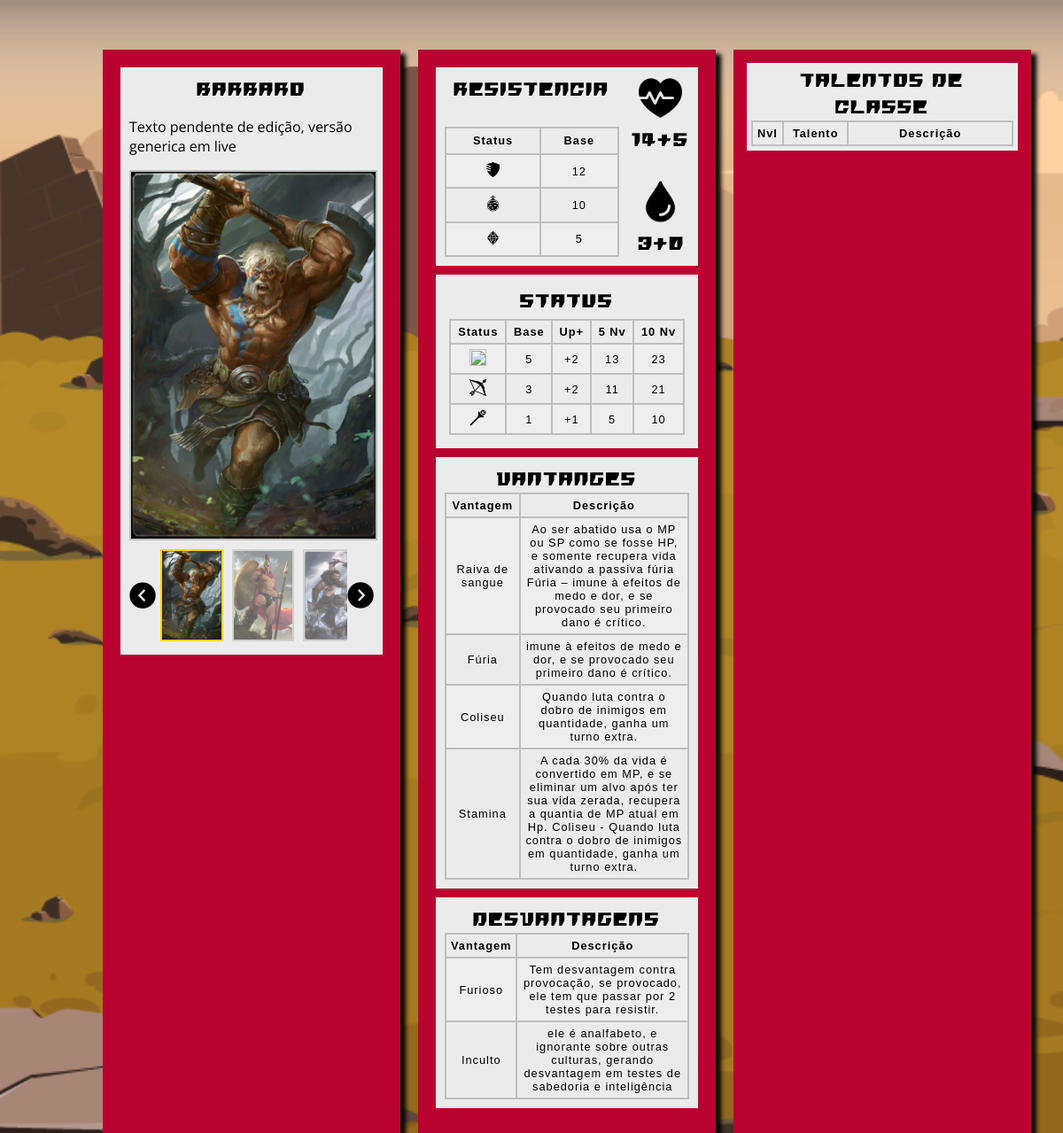
/modalclass.php?cd=4, run on the app's committed database.
### tables this page shows
CREATE TABLE `tbl_classe` (
  `cd_classe` int(11) NOT NULL,
  `nm_classe` varchar(25) NOT NULL,
  `tipo_classe` int(11) NOT NULL,
  `ds_classe` varchar(1000) NOT NULL,
  `img_classe` varchar(100) NOT NULL,
  `classe_for` int(11) NOT NULL,
  `classe_dex` int(11) NOT NULL,
  `classe_int` int(11) NOT NULL,
  `classe_life` int(11) NOT NULL,
  `classe_mana` int(11) NOT NULL,
  `classe_char` int(11) NOT NULL,
  `class_res_for` int(11) NOT NULL,
  `class_res_dex` int(11) NOT NULL,
  `class_res_int` int(11) NOT NULL,
  `cres_for` int(11) NOT NULL,
  `cres_dex` int(11) NOT NULL,
  `cres_int` int(11) NOT NULL,
  `cres_life` int(11) NOT NULL,
  `cres_mana` int(11) NOT NULL,
  `cd.classe_vantagem` int(11) NOT NULL,
  `cd.classe_desvantagem` int(11) NOT NULL,
  `cd_classe_vantagem` int(11) DEFAULT NULL,
  `cd_classe_desvantagem` int(11) DEFAULT NULL
);

CREATE TABLE `tbl_imgclasse` (
  `cd` int(11) NOT NULL,
  `cd_classe` int(11) NOT NULL,
  `img_classe` varchar(500) NOT NULL
);

### modalclass.php (the view, shortened to what this page needs)
<?php
include 'conexao.php';
$cd_classe = isset($_GET['cd']) ? $_GET['cd'] : 0;
$consultaClasse = $cn->query("SELECT * FROM tbl_classe WHERE cd_classe='$cd_classe'");
$classe = $consultaClasse->fetch(PDO::FETCH_ASSOC);
$corClasse = "";
switch($classe['tipo_classe']) {
    case "1": $corClasse = "corn1"; break;
}
?>
<!DOCTYPE html>
<html lang="pt-br">
<head>
    <link rel="stylesheet" href="./css/nav.css"/>
    <link rel="stylesheet" href="./css/estilo.css" />
</head>
<body class="modalbody">
<main>
<div class="modalcontainer">
    <div class="divlv2 <?php echo $corClasse; ?>">
        <div class="grid">
            <div class="item item-1">
                <div class="titulo2 fonterpg"><?php echo $classe['nm_classe']?></div>
                <p><?php echo $classe['ds_classe']; ?></p>
                <?php include 'slide.php' ?>
            </div>
        </div>
    </div>
    <div class="divlv2 <?php echo $corClasse; ?>">
        <div class="grid">
            <div class="item item-3 gridiv fonterpg titulo2">
                <div class="item item-0">
                    <div><img src="./img/icon/vida.png" class="img3"></div>
                    <div class="fonterpg "><?php echo $classe['classe_life']?>+<?php echo $classe['cres_life']?></div>
                    <br>
                    <div><img src="./img/icon/mana.png" class="img3"></div>
                    <div class="fonterpg "><?php echo $classe['classe_mana']?>+<?php echo $classe['cres_mana']?></div>
                </div>
                <div class="grid titulo2">
                    <caption>Resistencia</caption>
                    <table>
                        <tr><th>Status</th><th>Base</th></tr>
                        <tr>
                            <td><img src="./img/icon/shield.png" class="img2"></td>
                            <td><?php echo $classe['class_res_for'] ?></td>
                        </tr>
                        <tr>
                            <td><img src="./img/icon/potion.png" class="img2"></td>
                            <td><?php echo $classe['class_res_dex'] ?></td>
                        </tr>
                        <tr>
                            <td><img src="./img/icon/crystal.png" class="img2"></td>
                            <td><?php echo $classe['class_res_int'] ?></td>
                        </tr>
                    </table>
                </div>
            </div>
            <div class="item item-4 fonterpg">
                <div class="gridiv titulo2">
                    <caption>Status</caption>
                    <table>
                        <tr>
                            <th>Status</th><th>Base</th><th>Up+</th><th>5 Nv</th><th>10 Nv</th>
                        </tr>
                        <tr>
                            <td><img src="./img/icon/sword.png" class="img2"></td>
                            <td><?php echo $classe['classe_for'] ?></td>
                            <td>+<?php echo $classe['cres_for'] ?></td>
                            <td><?php echo $classe['classe_for'] + ($classe['cres_for']*4); ?></td>
                            <td><?php echo $classe['classe_for'] + ($classe['cres_for']*9); ?></td>
                        </tr>
                        <tr>
                            <td><img src="./img/icon/bow.png" class="img2"></td>
                            <td><?php echo $classe['classe_dex'] ?></td>
                            <td>+<?php echo $classe['cres_dex'] ?></td>
                            <td><?php echo $classe['classe_dex'] + ($classe['cres_dex']*4); ?></td>
                            <td><?php echo $classe['classe_dex'] + ($classe['cres_dex']*9); ?></td>
                        </tr>
                        <tr>
                            <td><img src="./img/icon/magic.png" class="img2"></td>
                            <td><?php echo $classe['classe_int'] ?></td>
                            <td>+<?php echo $classe['cres_int'] ?></td>
                            <td><?php echo $classe['classe_int'] + ($classe['cres_int']*4); ?></td>
                            <td><?php echo $classe['classe_int'] + ($classe['cres_int']*9); ?></td>
                        </tr>
                    </table>
                </div>
            </div>
            <div class="item item-5"><div class="titulo2 fonterpg">Vantanges</div>
                <table>
                    <tr><th>Vantagem</th><th>Descrição</th></tr>
                    <?php
                    $consV = $cn->query("SELECT * FROM vw_vantagens WHERE cd_classe='$cd_classe'");
                    while($v = $consV->fetch(PDO::FETCH_ASSOC)) { ?>
                        <tr>
                            <td><?php echo $v['nm_vantagem']; ?></td>
                            <td><?php echo $v['ds_vantagem']; ?></td>
                        </tr>
                    <?php } ?>
                </table>
            </div>
            <div class="item item-6"><div class="titulo2 fonterpg">Desvantagens</div>
                <table>
                    <tr><th>Vantagem</th><th>Descrição</th></tr>
                    <?php
                    $consD = $cn->query("SELECT * FROM vw_desvantages WHERE cd_classe='$cd_classe'");
                    while($d = $consD->fetch(PDO::FETCH_ASSOC)) { ?>
                        <tr>
                            <td><?php echo $d['nm_desvantagem']; ?></td>
                            <td><?php echo $d['ds_desvantagem']; ?></td>
                        </tr>
                    <?php } ?>
                </table>
            </div>
        </div>
    </div>
    <div class="divlv2 <?php echo $corClasse; ?>">
        <div class="item item-0"><div class="titulo2 fonterpg">Talentos de Classe</div>
            <table style="width:100%">
                <tr>
                    <th style="width:10%">Nvl</th>
                    <th style="width:25%">Talento</th>
                    <th>Descrição</th>
                </tr>
            </table>
        </div>
    </div>
</div>
</main>
</body>
</html>

### slide.php (shortened to what this page needs)
<?php
include 'conexao.php';
$consPrimeira = $cn->query("SELECT img_classe FROM tbl_imgclasse WHERE cd_classe='$cd_classe' ORDER BY img_classe LIMIT 1");
$dadosPrimeira = $consPrimeira->fetch(PDO::FETCH_ASSOC);
$img_inicial = $dadosPrimeira ? $dadosPrimeira['img_classe'] : 'default.png';
?>
<img class="foto2" id="featured" src="./img/<?php echo $img_inicial; ?>">
<div id="content-wrapper">
    <div class="column">
        <div id="slide-wrapper">
            <img id="slideLeft" class="arrow" src="./img/icon/arrow-left.png">
            <div id="slider">
                <?php
                $consS = $cn->query("SELECT * FROM tbl_imgclasse WHERE cd_classe='$cd_classe' ORDER BY img_classe");
                while($img_row = $consS->fetch(PDO::FETCH_ASSOC)) { ?>
                    <img class="thumbnail" src="./img/<?php echo $img_row['img_classe']?>">
                <?php } ?>
            </div>
            <img id="slideRight" class="arrow" src="./img/icon/arrow-right.png">
        </div>
    </div>
</div>

### css/nav.css (style rules this page uses)
main { margin-left: 5rem; padding: 1rem; }
:root { font-size: 16px; font-family: 'Open Sans'; --text-primary: #b6b6b6; --text-secondary: #ececec; --bg-primary: #23232e; --bg-secondary: #141418; --transition-speed: 600ms; }
body { color: black; background-color: white; margin: 0; padding: 0; }

### css/estilo.css (style rules this page uses)
.foto2 { width: 100%; max-height: 70ch; object-fit: cover; }
.modalbody { color: black; margin: 0; padding: 0; background-image: url(../img/back.png); background-size: cover; max-width: 300%; height: 290px; height: auto; }
.modalcontainer { margin: 0; padding: 0; box-sizing: border-box; margin: 40px auto; max-width: 4800px; display: grid; grid-template-columns: repeat(auto-fit, minmax(310px, 1fr)); grid-column-gap: 20px; grid-row-gap: 40px; justify-content: center; padding: 0 20px; }
.divlv2 { background-color: #35535c; padding: 15px 15px 40px; box-shadow: 6px 5px 5px black; }
.fonterpg { font-family: 'rpg'; font-size: 30px; }
.img2 { height: 19px; width: 19px; }
.img3 { height: 49px; width: 49px; }
td, th { border: 2px solid rgb(190, 190, 190); padding: 5px; }
td { text-align: center; }
tr:nth-child(even) { background-color: #eee; }
table { border-collapse: collapse; border: 2px solid rgb(200, 200, 200); letter-spacing: 1px; font-family: sans-serif; font-size: .8rem; }
.titulo2 { text-align: center; }
.grid { padding: 5px; display: grid; grid-gap: 10px; grid-template-columns: repeat(auto-fit, minmax(170px, 1080px)); }
.item { padding: 10px; background-color: rgb(236, 235, 235); }
.item.item-0 { padding: 5px; grid-column-start: 2; grid-column-end: 2; grid-row-start: 1; grid-row-end: 2; }
.gridiv { padding: 5px; display: grid; grid-gap: 5px; }
.corn1 { background-color: #b90230; }

### slide.php (style rules this page uses)
#content-wrapper { display: flex; flex-wrap: wrap; justify-content: center; align-items: center; }
#featured { object-fit: cover; border: 2px solid rgb(190, 190, 190); width: 100%; height: auto; }
.thumbnail { object-fit: cover; max-width: 33%; max-height: 100px; cursor: pointer; opacity: 0.6; margin: 5px; border: 2px solid rgb(190, 190, 190); transition: .3s; }
.thumbnail:hover, .thumbnail.active { opacity: 1; border: 2px solid #ffd700; }
#slide-wrapper { max-width: 100%; display: flex; min-height: 100%; align-items: center; }
#slider { width: 100%; display: flex; flex-wrap: nowrap; overflow-x: auto; }
.arrow { width: 30px; height: 30px; cursor: pointer; transition: .3s; }

### data on the page
tbl_classe: nm_classe "Barbaro", ds_classe "Texto pendente de edição, versão generica em live", classe_life "14", cres_life "5", classe_mana "3", cres_mana "0", class_res_for "12", class_res_dex "10", class_res_int "5", classe_for "5", cres_for "2", $classe['classe_for'] + ($classe['cres_for']*4) "13", $classe['classe_for'] + ($classe['cres_for']*9) "23", classe_dex "3", cres_dex "2", $classe['classe_dex'] + ($classe['cres_dex']*4) "11", $classe['classe_dex'] + ($classe['cres_dex']*9) "21", classe_int "1", cres_int "1", $classe['classe_int'] + ($classe['cres_int']*4) "5", $classe['classe_int'] + ($classe['cres_int']*9) "10"
tbl_imgclasse: img_classe (picture)
tbl_imgclasse: img_classe (picture)
tbl_imgclasse: img_classe (picture)

### other printed values
$v['nm_vantagem'] "Raiva de sangue"
$v['ds_vantagem'] "Ao ser abatido usa o MP ou SP como se fosse HP, e somente recupera vida ativando a passiva fúria Fúria – imune à efeitos de medo e dor, e se provocado seu primeiro dano é crítico."
$v['nm_vantagem'] "Fúria"
$v['ds_vantagem'] "imune à efeitos de medo e dor, e se provocado seu primeiro dano é crítico."
$v['nm_vantagem'] "Coliseu"
$v['ds_vantagem'] "Quando luta contra o dobro de inimigos em quantidade, ganha um turno extra."
$v['nm_vantagem'] "Stamina"
$d['nm_desvantagem'] "Furioso"
$d['ds_desvantagem'] "Tem desvantagem contra provocação, se provocado, ele tem que passar por 2 testes para resistir."
$d['nm_desvantagem'] "Inculto"
$d['ds_desvantagem'] "ele é analfabeto, e ignorante sobre outras culturas, gerando desvantagem em testes de sabedoria e inteligência"
